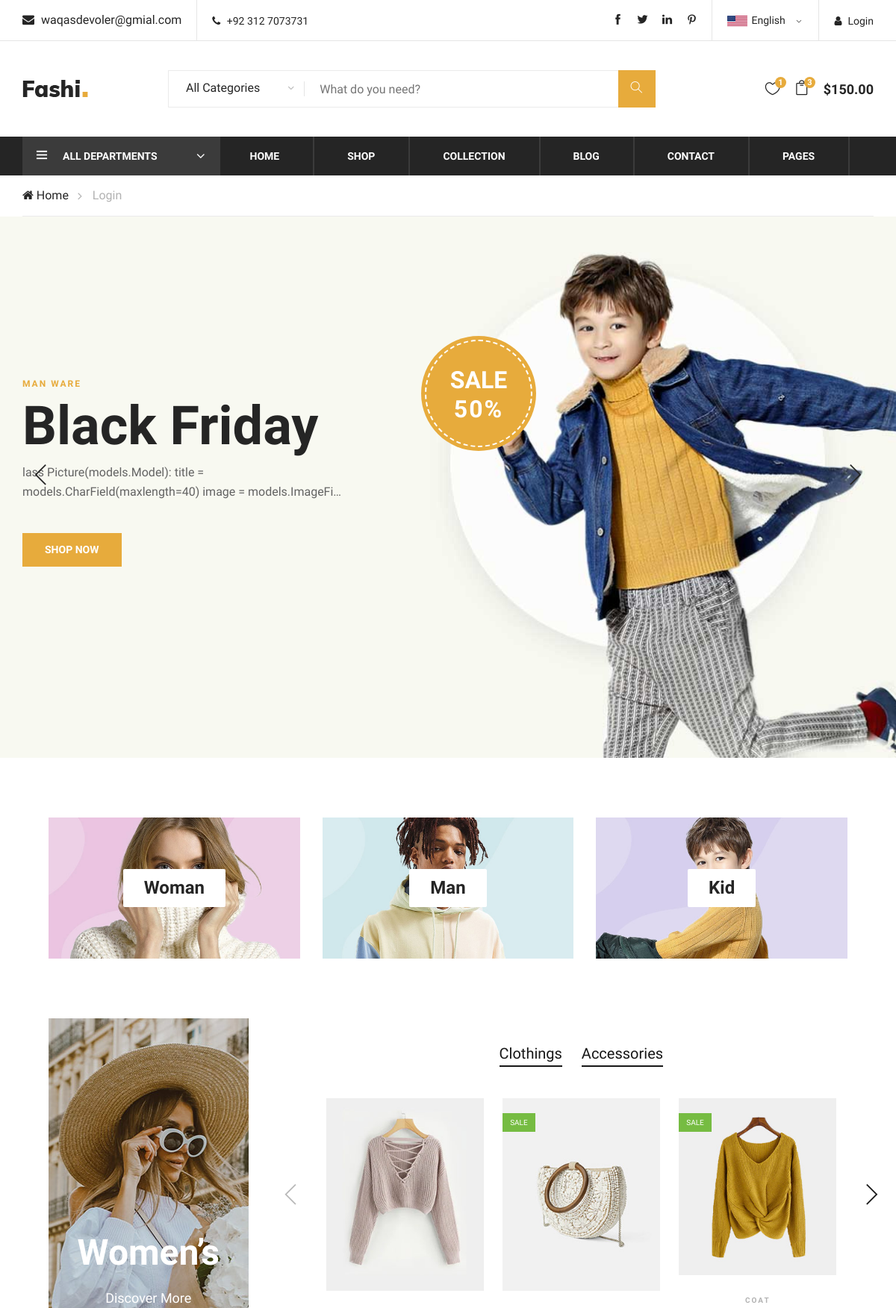
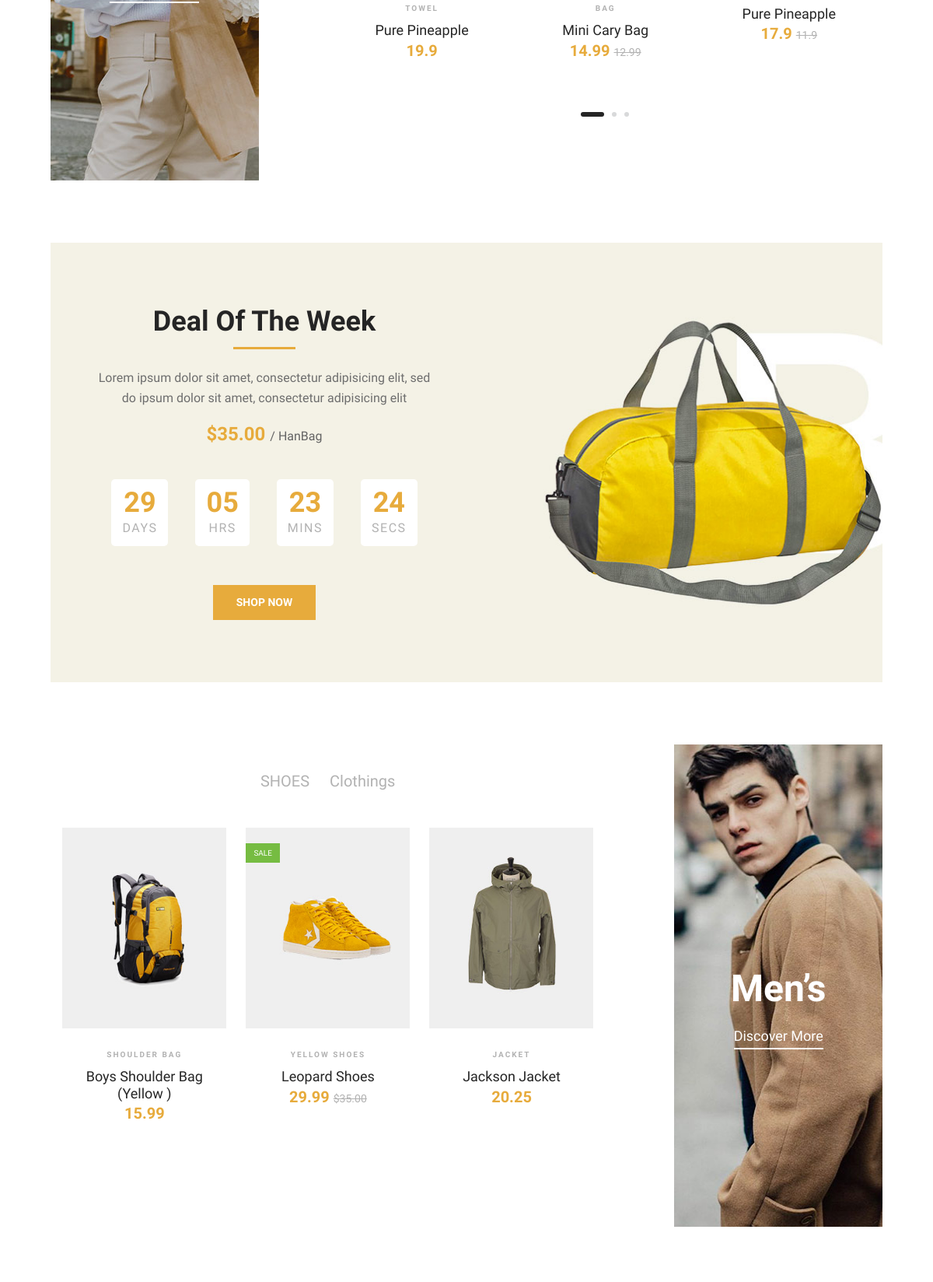
The page / (upper part) on the database its author committed (2 pictures, top to bottom).
### Home/models.py (models this page shows, shortened)
class Promotions(models.Model):
    promoion_id = models.AutoField(primary_key=True)
    promotion_title = models.CharField(max_length=100)
    promotion_name = models.CharField(max_length=100)
    promotion_desc = models.TextField()
    promotion_up_to = models.IntegerField()
    promotion_catagory = models.ForeignKey(Product,on_delete=models.CASCADE)
    promotion_item = models.ForeignKey(Item,models.CASCADE)
    promtion_cover1 = models.ImageField()
    promotion_duration = models.DateTimeField(default=dt.now)

class Product(models.Model):
    product_id = models.AutoField(primary_key=True)
    product_category = models.CharField(max_length=30)
    product_publishDate = models.DateTimeField(default='',)
    product_cover = models.ImageField(blank=True)
    product_baneer = models.ImageField()

class Item(models.Model):
    item_id = models.AutoField(primary_key=True)
    item_category = models.ForeignKey(Product,on_delete=models.CASCADE)
    item_subCategory = models.CharField(max_length=30)
    item_name = models.CharField(max_length=30,default='')
    item_titile = models.CharField(max_length=30)
    item_FrashPricse = models.FloatField(max_length=30)
    item_Discount_pricse = models.FloatField(max_length=30,default=0.00)
    item_discription = models.TextField()
    item_image = models.ImageField()
    item_quantity = models.IntegerField()
    item_weight = models.FloatField(default=1.0,help_text="In KG")
    item_publishDate = models.DateTimeField()
    small = models.BooleanField(default=True)
    extra_samll = models.BooleanField(default=False)
    medium = models.BooleanField(default=True)
    large = models.BooleanField(default=True)
    extra_large = models.BooleanField(default=False)
    item_color1 = ColorField(default='#FF0000')
    item_color2 = ColorField(null=True)
    item_color3 = ColorField(null=True)
    item_zoom_pic1 = models.ImageField(blank=True)
    item_zoom_pic2 = models.ImageField(blank=True)
    item_zoom_pic3 = models.ImageField(blank=True)

### Home/views.py (the view)
# urls.py: path('',views.Home,name='HomePage'),
def Home(request):
    products = Product.objects.all()
    woman_pdt = Product.objects.filter(product_category='Woman')
    Man_pdt = Product.objects.filter(product_category='Man')
    Kid_pdt = Product.objects.filter(product_category='Kid')
    woman_items = Item.objects.filter(item_category=woman_pdt.first())
    woman_ctg = { item.item_subCategory for item in woman_items }
    man_items = Item.objects.filter(item_category=Man_pdt.first())
    man_ctgy = { item.item_subCategory for item in man_items}
    pro = Promotions.objects.all()
    time_pro = TimeDeal.objects.all()
    send_data = {'Products':products,'Promotions':pro,'Time_Deal':time_pro,"woman_items":woman_items,
                'woman_ctg':woman_ctg,'man_items':man_items,'man_ctg':man_ctgy}
    return render(request,'home/index.html',send_data)

### templates/home/index.html (shortened to what this page needs)
{% extends 'basic.html' %} {% block body %}
{% load static %}
<body>
    <section class="hero-section">
        <div class="hero-items owl-carousel">
            {% for item in Promotions %}
            <div class="single-hero-items set-bg" data-setbg="/media/{{item.promtion_cover1}}">
                <div class="container">
                    <div class="row">
                        <div class="col-lg-5">
                            <span>{{item.promotion_title}}</span>
                            <h1>{{item.promotion_name}}</h1>
                            <p>{{item.promotion_desc|truncatechars:100}}</p>
                            <a href="#" class="primary-btn">Shop Now</a>
                        </div>
                    </div>
                    <div class="off-card">
                        <h2>Sale <span>{{item.promotion_up_to}}%</span></h2>
                    </div>
                </div>
            </div>
            {% endfor %}
        </div>
    </section>
    <div class="banner-section spad">
        <div class="container-fluid">
            <div class="row">
                {% for i in Products %}
                <div class="col-lg-4">
                    <div class="single-banner">
                        <div class="inner-text">
                            <h4>{{i.product_category}}</h4>
                        </div>
                    </div>
                </div>
                 {% endfor %}
            </div>
        </div>
    </div>
    <section class="women-banner spad">
        <div class="container-fluid">
            <div class="row">
                <div class="col-lg-3">
                    <div class="product-large set-bg" data-setbg="{% static 'home/Images/Covers/women-large.jpg' %}">
                        <h2>Women’s</h2>
                        <a href="#">Discover More</a>
                    </div>
                </div>
                <div class="col-lg-8 offset-lg-1">
                    <div class="filter-control">
                        <ul>
                            {% for ctg in woman_ctg %}
                            <li class="active">{{ctg}}</li>
                            {% endfor %}
                        </ul>
                    </div>
                    <div class="product-slider owl-carousel">
                        {% for item in woman_items %}
                        <div class="product-item">
                            <div class="pi-pic">
                                <img src="/media/{{item.item_image}}" alt=""> {% if item.item_Discount_pricse != 0.0 %}
                                <div class="sale">Sale</div>
                                {% endif %}
                            </div>
                            <div class="pi-text">
                                <div class="catagory-name">{{item.item_name}}</div>
                                <a href="#">
                                    <h5>{{item.item_titile}}</h5>
                                </a>
                                <div class="product-price">
                                    {{item.item_FrashPricse}} {% if item.item_Discount_pricse != 0.0 %}
                                    <span>{{item.item_Discount_pricse}}</span> {% endif %}
                                </div>
                            </div>
                        </div>
                        {% endfor %}
                    </div>
                </div>
            </div>
        </div>
    </section>
    <section class="deal-of-week set-bg spad" data-setbg="{% static '/home/Images/Promotions/time-bg.jpg' %}">
        <div class="container">
            <div class="col-lg-6 text-center">
                <div class="section-title">
                    <h2>Deal Of The Week</h2>
                    <p>Lorem ipsum dolor sit amet, consectetur adipisicing elit, sed<br /> do ipsum dolor sit amet, consectetur adipisicing elit </p>
                    <div class="product-price">
                        $35.00
                        <span>/ HanBag</span>
                    </div>
                </div>
                <div class="countdown-timer" id="countdown">
                </div>
                <a href="#" class="primary-btn">Shop Now</a>
            </div>
        </div>
    </section>
      <section class="man-banner spad">
        <div class="container-fluid">
            <div class="row">
                <div class="col-lg-8">
                    <div class="filter-control">
                        <ul>
                            {% for ctg in man_ctg   %}
                            <li>{{ctg}}</li>
                            {% endfor %}
                        </ul>
                    </div>
                    <div class="product-slider owl-carousel">
                     {% for item in man_items %}
                        <div class="product-item">
                            <div class="pi-pic">
                                <img src="/media/{{item.item_image}}" alt="">
                                {% if item.item_Discount_pricse != 0 %}
                                <div class="sale">Sale</div>
                                {% endif %}
                            </div>
                            <div class="pi-text">
                                <div class="catagory-name">{{item.item_name}}</div>
                                <a href="#">
                                    <h5>{{item.item_titile}}</h5>
                                </a>
                                <div class="product-price">
                                    {{item.item_FrashPricse}}
                                    {% if item.item_Discount_pricse != 0 %}
                                    <span>$35.00</span>
                                    {% endif %}
                                </div>
                            </div>
                        </div>
                        {% endfor %}
                    </div>
                </div>
                <div class="col-lg-3 offset-lg-1">
                    <div class="product-large set-bg m-large" data-setbg="{% static 'home/Images/Covers/man-large.jpg' %}">
                        <h2>Men’s</h2>
                        <a href="#">Discover More</a>
                    </div>
                </div>
            </div>
        </div>
    </section>
</body>
{% endblock %}

### templates/basic.html (shortened to what this page needs)
<!DOCTYPE html>
<html lang="zxx">
<head>
    <link rel="stylesheet" href="https://cdn.jsdelivr.net/npm/uikit@3.5.4/dist/css/uikit.min.css" />
    {% load static %}
    <link rel="stylesheet" href="{% static 'home/css/bootstrap.min.css' %}" type="text/css">
    <link rel="stylesheet" href="{% static 'home/css/font-awesome.min.css' %}" type="text/css">
    <link rel="stylesheet" href="{% static 'home/css/themify-icons.css' %}" type="text/css">
    <link rel="stylesheet" href="{% static 'home/css/elegant-icons.css' %}" type="text/css">
    <link rel="stylesheet" href="{% static 'home/css/owl.carousel.min.css' %}" type="text/css">
    <link rel="stylesheet" href="{% static 'home/css/nice-select.css' %}" type="text/css">
    <link rel="stylesheet" href="{% static 'home/css/jquery-ui.min.css' %}" type="text/css">
    <link rel="stylesheet" href="{% static 'home/css/slicknav.min.css' %}" type="text/css">
    <link rel="stylesheet" href="{% static 'home/css/style.css' %}" type="text/css">
</head>
<body>
    {% load static %}
    <header class="header-section">
        <div class="header-top">
            <div class="container">
                <div class="ht-left">
                    <div class="mail-service">
                        <i class=" fa fa-envelope"></i> waqasdevoler@gmial.com
                    </div>
                    <div class="phone-service">
                        <i class=" fa fa-phone"></i> +92 312 7073731
                    </div>
                </div>
                <div class="ht-right">
                    {% if user.is_authenticated %}
                    <a href="/Account/log_out/" class="login-panel"><i class="fa fa-user"></i>{{user}}
                    <span uk-icon="sign-out" href='/Account/log_out'></span>
                    </a>
                     {% else %}
                    <a href="/Account/" class="login-panel"><i class="fa fa-user"></i>Login</a> {% endif %}
                    <div class="lan-selector">
                    </div>
                    <div class="top-social">
                        <a href="#"><i class="ti-facebook"></i></a>
                        <a href="#"><i class="ti-twitter-alt"></i></a>
                        <a href="#"><i class="ti-linkedin"></i></a>
                        <a href="#"><i class="ti-pinterest"></i></a>
                    </div>
                </div>
            </div>
        </div>
        <div class="container">
            <div class="inner-header">
                <div class="row">
                    <div class="col-lg-2 col-md-2">
                        <div class="logo">
                            <a href="./index.html">
                                <img src="{% static 'home/images/logos/logo.png' %}" alt="">
                            </a>
                        </div>
                    </div>
                    <div class="col-lg-7 col-md-7">
                        <div class="advanced-search">
                            <button type="button" class="category-btn">All Categories</button>
                            <form action="#" class="input-group">
                                <input type="text" placeholder="What do you need?">
                                <button type="button"><i class="ti-search"></i></button>
                            </form>
                        </div>
                    </div>
                    <div class="col-lg-3 text-right col-md-3">
                        <ul class="nav-right">
                            <li class="heart-icon">
                                <a href="#">
                                    <i class="icon_heart_alt"></i>
                                    <span>1</span>
                                </a>
                            </li>
                            <li class="cart-icon">
                                <a href="#">
                                    <i class="icon_bag_alt"></i>
                                    <span>3</span>
                                </a>
                            </li>
                            <li class="cart-price">$150.00</li>
                        </ul>
                    </div>
                </div>
            </div>
        </div>
        <div class="nav-item">
            <div class="container">
                <div class="nav-depart">
                    <div class="depart-btn">
                        <i class="ti-menu"></i>
                        <span>All departments</span>
                    </div>
                </div>
                <nav class="nav-menu mobile-menu">
                    <ul>
                        <li><a href="./index.html">Home</a></li>
                        <li><a href="./shop.html">Shop</a></li>
                        <li><a href="#">Collection</a>
                        </li>
                        <li><a href="./blog.html">Blog</a></li>
                        <li><a href="/Account/contact_us">Contact</a></li>
                        <li><a href="#">Pages</a>
                        </li>
                    </ul>
                </nav>
            </div>
        </div>
    </header>
    <div class="breacrumb-section">
        <div class="container">
            <div class="row">
                <div class="col-lg-12">
                    <div class="breadcrumb-text">
                        <a href="#"><i class="fa fa-home"></i> Home</a>
                        <span>Login</span>
                    </div>
                </div>
            </div>
        </div>
    </div>
</body>
{% block body %} {% endblock %}
<body>
</body>

### rows shown on the page
Promotions: promotion_title "MAN WARE", promotion_name "Black Friday", promotion_desc "lass Picture(models.Model): title = models.CharField(maxlength=40) image = models.ImageFi…", promotion_up_to "50"
Product: product_category "Woman"
Product: product_category "Man"
Product: product_category "Kid"
Item: woman_ctg "Clothings", item_image (picture), item_name "TOWEL", item_titile "Pure Pineapple", item_FrashPricse "19.9"
Item: woman_ctg "Accessories", item_image (picture), shows "SALE", item_name "BAG", item_titile "Mini Cary Bag", item_FrashPricse "14.99", item_Discount_pricse "12.99"
Item: item_image (picture), shows "SALE", item_name "COAT", item_titile "Pure Pineapple", item_FrashPricse "17.9", item_Discount_pricse "11.9"
Item: man_ctg "SHOES", item_image (picture), item_Discount_pricse "SALE", item_name "YELLOW SHOES", item_titile "Leopard Shoes", item_FrashPricse "29.99"
Item: man_ctg "Clothings", item_image (picture), item_name "SHOULDER BAG", item_titile "Boys Shoulder Bag (Yellow )", item_FrashPricse "15.99"
Item: item_image (picture), item_name "JACKET", item_titile "Jackson Jacket", item_FrashPricse "20.25"
